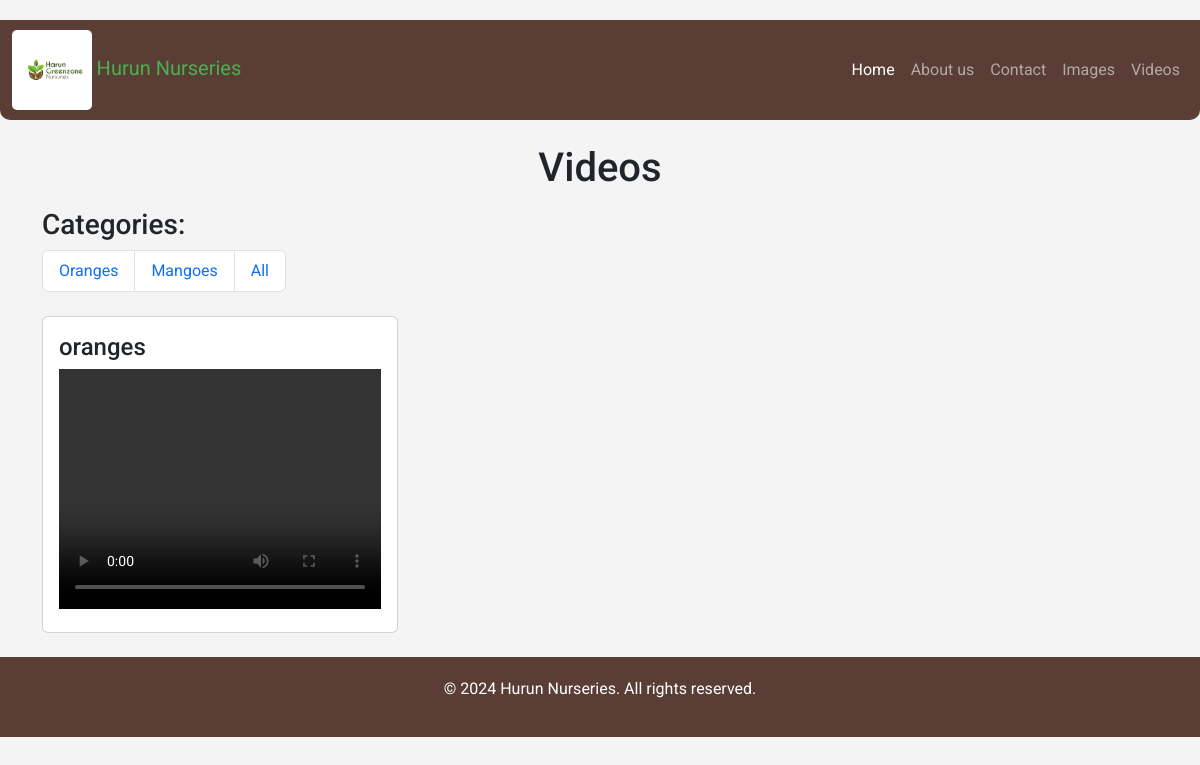
Page /videos/ on the earlier database version.
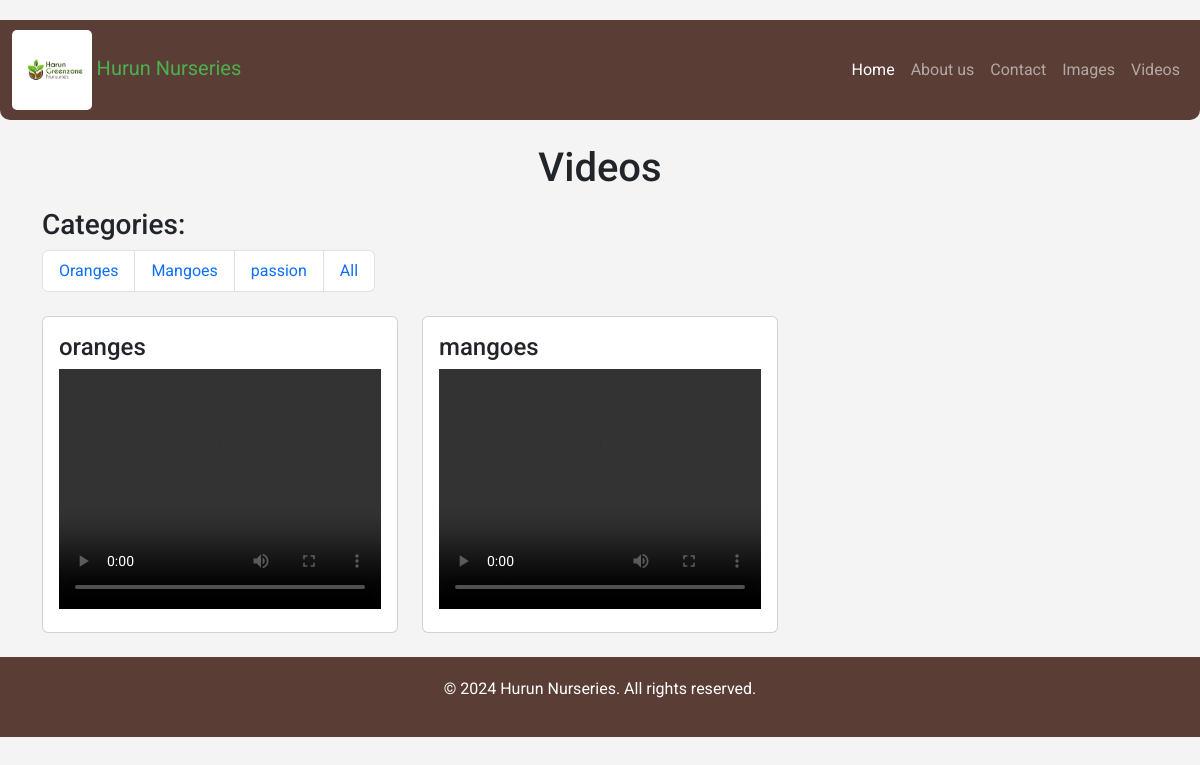
Same page on the later database version.
### admin_panel/models.py (models this page shows, shortened)
class Category(models.Model):
    name = models.CharField(max_length=255)
    description = models.CharField(max_length=255)

class Video(models.Model):
    title = models.CharField(max_length=255)
    video_file = models.FileField(upload_to='videos/')
    categories = models.ManyToManyField(Category, related_name='videos')

### core/views.py (the view)
# urls.py: path('videos/', video_list, name='video_list'),
def video_list(request, category_id=None):
    categories = Category.objects.all()
    videos = Video.objects.all()
    if category_id:
        videos = videos.filter(categories__id=category_id)
    return render(request, 'core/video_list.html', {'videos': videos, 'categories': categories})

### core/templates/core/video_list.html (shortened to what this page needs)
{% extends 'core/base.html' %}
{% block content %}
<div class="container mt-4">
    <h1 class="text-center">Videos</h1>
    <div class="categories mt-3 mb-4">
        <h3>Categories:</h3>
        <ul class="list-group list-group-horizontal">
            {% for category in categories %}
                <li class="list-group-item">
                    <a href="{% url 'core:video_list_by_category' category.id %}" class="text-decoration-none">
                        {{ category.name }}
                    </a>
                </li>
            {% endfor %}
            <li class="list-group-item">
                <a href="{% url 'core:video_list' %}" class="text-decoration-none">
                    All
                </a>
            </li>
        </ul>
    </div>
    <div class="row">
        {% for video in videos %}
            <div class="col-md-4 mb-4">
                <div class="card">
                    <div class="card-body">
                        <h4 class="card-title">{{ video.title }}</h4>
                        <video width="100%" height="240" controls>
                            <source src="{{ video.video_file.url }}" type="video/mp4">
                        </video>
                    </div>
                </div>
            </div>
            {% empty %}
            <div class="fullscreen">
                <p class="text-center">No Videos available in this category.</p>
            </div>
        {% endfor %}
    </div>
</div>
{% endblock %}

Differences in the rows shown:
added Category: name "passion"
added Video: title "mangoes"
